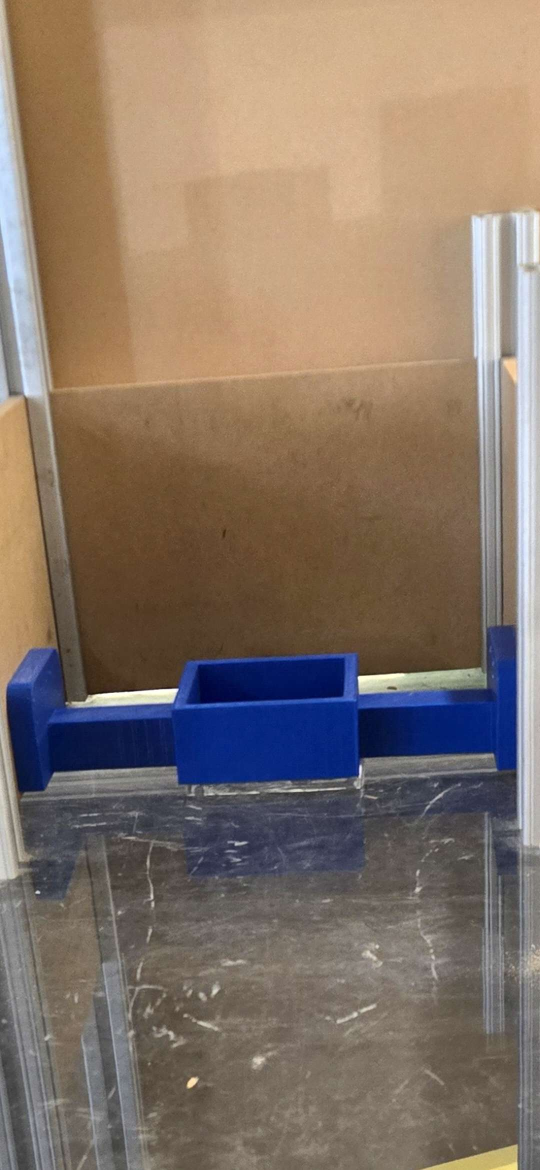
#> input picture images/package drop off.jpg, 1080 x 2340 px (shown at 1/2 size)
$ python -i blue_detector.py   (imports and definitions only)
#> lines starting #> are read from the running program, lines starting #| are printed output that depends on the picture; after the words box and inside, x2 and y2 are one past the last pixel; in counts of white or black regions, pixels touching at a corner belong together
#> further down, picture is the input picture: shape (2340, 1080, 3); mean B, G, R 104.1, 116.8, 133.1
import cv2
import numpy as np
from distance_utils import estimate_blue_distance


def detect_blue_object(bgr_img):
    """
    Input:
        bgr_img: OpenCV image in BGR format

    Output:
        annotated_img: image with box/center drawn
               info:
            (x, y, w, h, cx, cy, ex_rel, ey_rel, angle_rel, distance_m)
            or None if nothing found

        where:
            (x, y, w, h)   = bounding box (top-left, width, height)
            (cx, cy)       = center of the box (pixels)
            ex_rel         = relative x error: (cx - frame_cx) / frame_cx
            ey_rel         = relative y error: (cy - frame_cy) / frame_cy
            angle_rel      = relative “yaw-like” error from left vs right height
    """

    # 1) Convert BGR -> HSV
    hsv = cv2.cvtColor(bgr_img, cv2.COLOR_BGR2HSV)
#> hsv: shape (2340, 1080, 3); mean H, S, V 35.4, 85.6, 142

    # 2) HSV range for blue (we'll tune later if needed)
    lower_blue = np.array([100, 120, 80])
    upper_blue = np.array([125, 255, 255])

    # 3) Threshold to get only blue pixels
    mask = cv2.inRange(hsv, lower_blue, upper_blue)
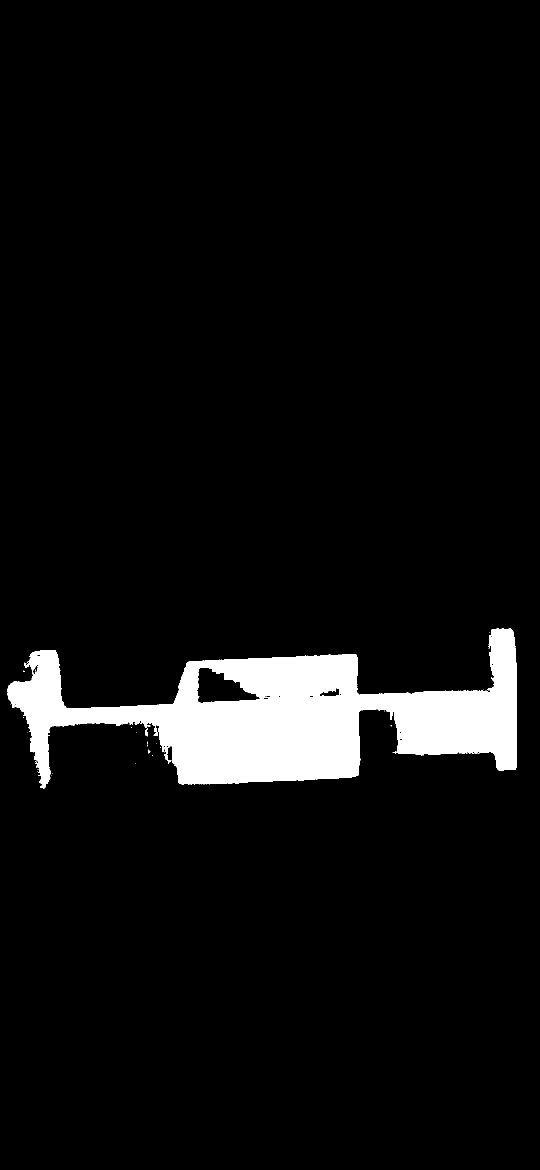
#> mask: shape (2340, 1080) (shown at 1/2 size); 5.9% white; 28 white regions (26 under 20 px), largest, box (x1, y1, x2, y2) and area: (15, 1256, 1034, 1577) 148867, (296, 1499, 301, 1507) 22

    # 4) Clean up noise (morphological operations)
    kernel = np.ones((5, 5), np.uint8)
    mask = cv2.morphologyEx(mask, cv2.MORPH_OPEN, kernel)   # remove small blobs
#> mask: shape (2340, 1080); 5.8% white; 4 white regions, box (x1, y1, x2, y2) and area: (15, 1257, 1034, 1576) 147618, (329, 1494, 336, 1504) 62, (331, 1511, 336, 1519) 40, (291, 1464, 296, 1471) 35
    mask = cv2.morphologyEx(mask, cv2.MORPH_CLOSE, kernel)  # close small gaps
#> mask: shape (2340, 1080); 5.9% white; 3 white regions

    # 5) Find contours in the mask
    contours, _ = cv2.findContours(mask, cv2.RETR_EXTERNAL, cv2.CHAIN_APPROX_SIMPLE)
#> contours = 3 contours; box (x1, y1, x2, y2) and area: (15, 1257, 1034, 1576) 151989, (331, 1511, 336, 1519) 28, (291, 1464, 296, 1471) 24

    if not contours:
        return bgr_img, None

    # 6) Take the largest contour (assume that's our blue object)
    c = max(contours, key=cv2.contourArea)
#> c = contour of 715 points, box (x1, y1, x2, y2) (15, 1257, 1034, 1576), area 151989

    # optional safety: ignore tiny contours
    if cv2.contourArea(c) < 500:
        return bgr_img, None

    x, y, w, h = cv2.boundingRect(c)
#> x = 15; y = 1257; w = 1019; h = 319

    # 7) Draw bounding box
    annotated = bgr_img.copy()
    cv2.rectangle(annotated, (x, y), (x + w, y + h), (0, 255, 0), 2)
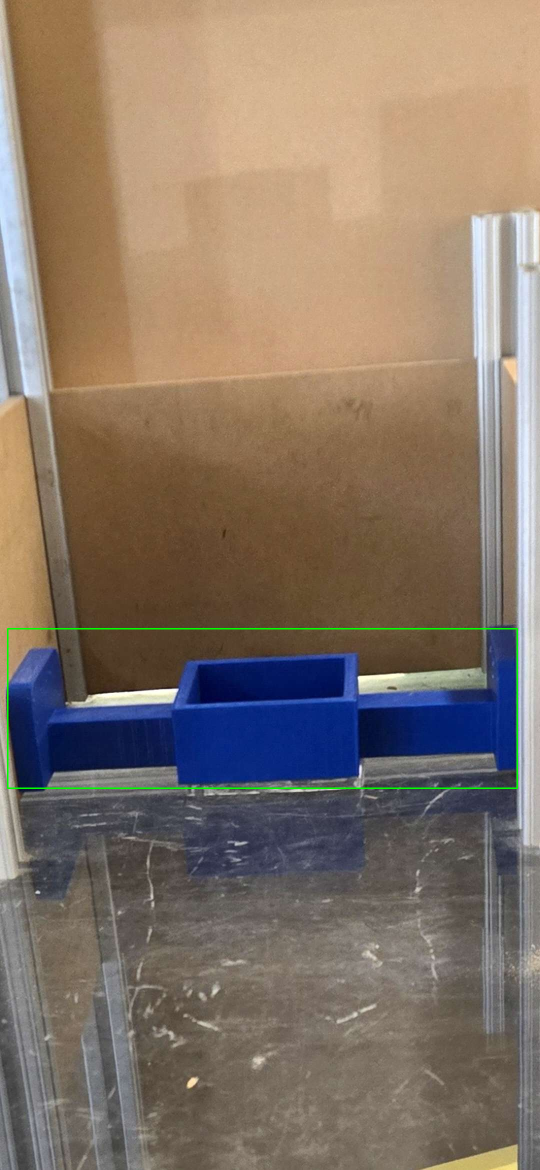
#> annotated: shape (2340, 1080, 3) (shown at 1/2 size); 0.32% of pixels changed, all inside (x1, y1, x2, y2) = (14, 1256, 1036, 1578)

    # 8) Compute and draw center point
    cx = x + w // 2
#> cx = 524
    cy = y + h // 2
#> cy = 1416
    cv2.circle(annotated, (cx, cy), 5, (0, 0, 255), -1)
#> annotated: shape (2340, 1080, 3); under 0.01% of pixels changed, all inside (x1, y1, x2, y2) = (519, 1411, 530, 1422)

    # 9) Relative centering error (same as before)
    img_h, img_w = bgr_img.shape[:2]
#> img_h = 2340; img_w = 1080
    frame_cx = img_w // 2
#> frame_cx = 540
    frame_cy = img_h // 2
#> frame_cy = 1170

    err_x_pix = cx - frame_cx
#> err_x_pix = -16
    err_y_pix = cy - frame_cy
#> err_y_pix = 246

    ex_rel = err_x_pix / frame_cx
#> ex_rel = -0.0296
    ey_rel = err_y_pix / frame_cy
#> ey_rel = 0.21

    # 10) Angle-like error from left vs right height
    # Take the object mask inside the bounding box
    submask = mask[y:y + h, x:x + w]
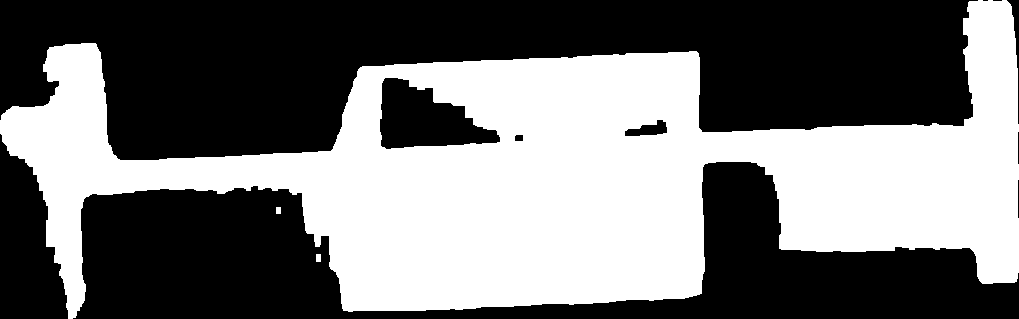
#> submask: shape (319, 1019); 45.6% white; 3 white regions, box (x1, y1, x2, y2) and area: (0, 0, 1019, 319) 148061, (316, 254, 321, 262) 40, (276, 207, 281, 214) 35

    col_heights = []
    for col in range(w):
        column = submask[:, col]
        ys = np.where(column > 0)[0]
        if len(ys) > 0:
            col_heights.append(ys.max() - ys.min())
        else:
            col_heights.append(0)
#> after the loop, col_heights = 1019 values, max 283 at index 982, min 13 at index 0, mean 151.4

    col_heights = np.array(col_heights, dtype=np.float32)

    # Split into left and right regions (here: first and last quarter of bbox)
    if w >= 4:
        left_region = col_heights[: w // 4]
#> left_region = 254 values, max 274 at index 68, min 13 at index 0, mean 78.87
        right_region = col_heights[3 * w // 4:]
#> right_region = 255 values, max 283 at index 218, min 36 at index 0, mean 150
    else:
        left_region = col_heights
        right_region = col_heights

    left_nonzero = left_region[left_region > 0]
#> left_nonzero has the same summary as left_region
    right_nonzero = right_region[right_region > 0]
#> right_nonzero has the same summary as right_region

    if len(left_nonzero) == 0 or len(right_nonzero) == 0:
        h_left = 0.0
        h_right = 0.0
        angle_rel = 0.0
    else:
        h_left = float(left_nonzero.mean())
#> h_left = 78.87
        h_right = float(right_nonzero.mean())
#> h_right = 150
        avg_h = (h_left + h_right) / 2.0
#> avg_h = 114.4
        if avg_h > 0:
            angle_rel = (h_left - h_right) / avg_h
#> angle_rel = -0.621
        else:
            angle_rel = 0.0

    # --- 11) Distance estimation using calibration ---
#> (the run stopped early here; a loop or call above may not have finished)
